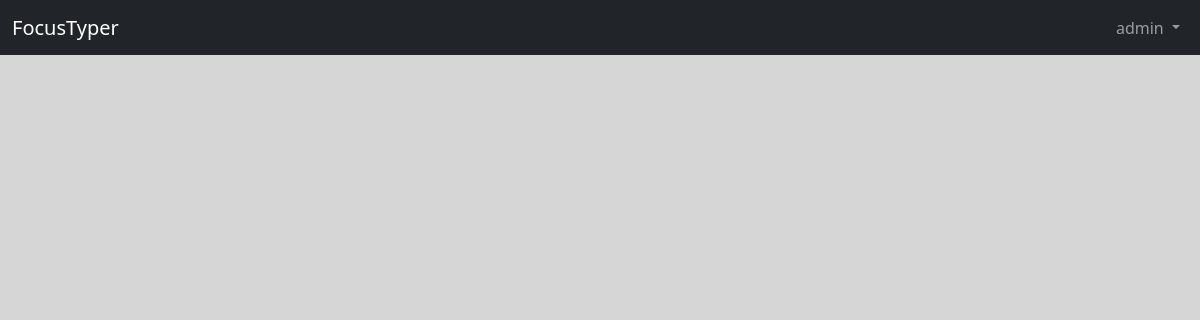
Page / (signed in) on the earlier database version.
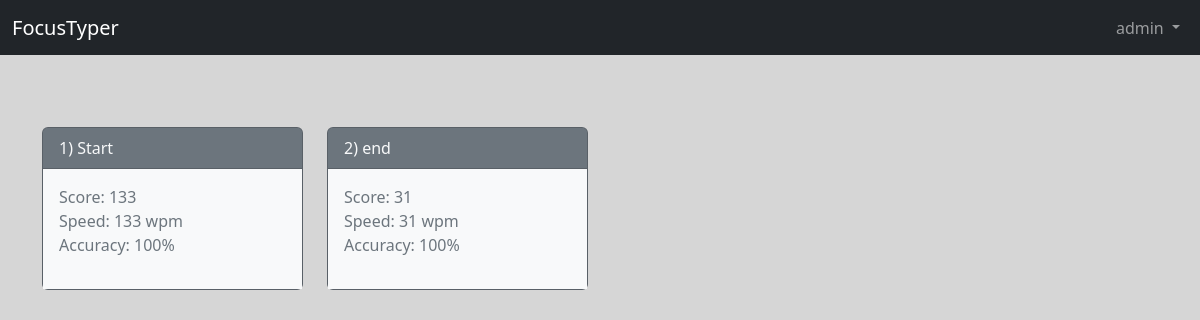
Same page on the later database version.
### my_app/models.py (models this page shows, shortened)
class Level(models.Model):
    level_number = models.IntegerField(unique=True, default=None)
    level_title = models.CharField(max_length=50)
    level_text = models.CharField(max_length=500)

class User_Level_Record(models.Model):
    user = models.ForeignKey(User, on_delete=models.CASCADE, default=None)
    level = models.ForeignKey(Level, on_delete=models.CASCADE, default=None)
    accuracy = models.IntegerField(default=0)
    speed = models.IntegerField(default=0)
    score = models.IntegerField(default=0)

### my_app/views.py (the view)
# urls.py: 2. Add a URL to urlpatterns:  path('', views.home, name='home')
def home(request):
    levels = Level.objects.all()
    records = []
    user = request.user
    for level in levels:
        if user.is_authenticated:
            try:
                record = User_Level_Record.objects.get(level=level, user=user)
                records.append({'level': level, 'record': record})
            except User_Level_Record.DoesNotExist:
                records.append({'level': level, 'record': None})
        else:
            records.append({'level': level, 'record': None})
    context = {
        'records':records
    }
    return render(request, 'home.html', context)

### my_app/templates/home.html
{% extends 'base.html' %}
{% block content %}
	{% include 'navbar.html' %}
	<div class="container">
		<br><br><br>
		<div class="row row-cols-1 row-cols-md-4 g-4">
			{% for record in records %}
				<div class="col">
					<a href="{% url 'play' record.level.level_number %}" class="text-decoration-none">
						<div class="card text-bg-secondary mb-3 h-100">
							<div class="card-header bg-secondary text-light">
								{{record.level.level_number}}) {{record.level.level_title}}
							</div>
							<div class="card-body bg-light text-secondary">
								{% if record.record %}
									<div id="card-score" class="card-text">Score: {{ record.record.score }}</div>
									<div class="card-text">Speed: {{ record.record.speed }} wpm</div>
									<div class="card-text">Accuracy: {{ record.record.accuracy }}%</div>
								{% else %}
									<div class="card-text">Click to play level</div>
								{% endif %}
							</div>
						</div>
					</a>
				</div>
			{% endfor %}
		</div>
	</div>
{% endblock %}

Differences in the rows shown:
added Level: level.level_number "1", level.level_title "Start", record.score "133", record.speed "133", record.accuracy "100"
added Level: level.level_number "2", level.level_title "end", record.score "31", record.speed "31", record.accuracy "100"
